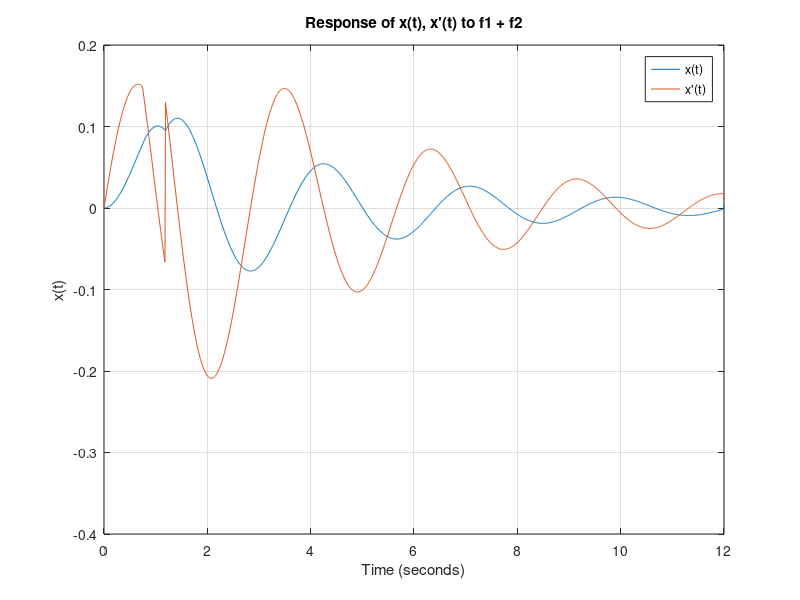
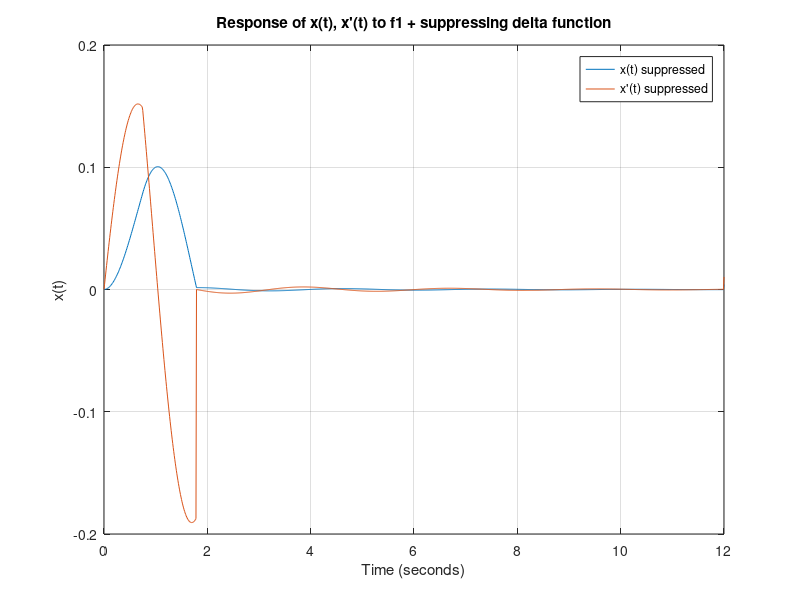

These figures' MATLAB source, in order:
%HW 2.4
%Transient Response Analysis with MATLAB
%Odlum, Geoffrey; Rothberg, Benjamin; McCall, Troy
%
close all
clear all
clc

%--------------------------------------------------------------------------

%Define System Variables
m = 10;                         %Mass
c = 5;                          %Damping Constant
k = 50;                         %Spring Constant

freq_nat = sqrt(k/m);           %Natural Frequency
T_nat = 2*pi/freq_nat;          %Natural Period

imp = 4 * 0.75;                 %Magnitude of Impulse
t_step = 0.01;                  %step for time vectors
t_max = 12;                     %we want response from 0 to 12s

%--------------------------------------------------------------------------

%PART 1 : response x(t)
%Define System in Terms of Transfer Function
num = [1];
den = [m,c,k];
sys = tf(num, den);

%Response of System
t_pulse = 0.75;                 %Duration of Pulse
t = [0:t_step:t_max];           %Create time vector
f = 0*t;                        %Create Zero Vector from t

%Populate Zero Vector with impulse divided by pulse duration
for idx = 1:t_pulse/t_step
    f(idx) = imp/t_pulse;       
end

x_pulse = lsim(sys,f,t);        %Compute Response of System

%Compute Response of System Using Delta Funciton
d_imp = 2;                          %delta impulse magnitude
dt = 1.2;                           %delta impulse time
x_delta = d_imp*impulse(sys,t);     %delta function
x_delta_1 = 0*x_delta;              %vector for shifted delta function

%loop populates x_delta_1 with values from x_delta, shifted 1.2s
for idx = (dt/t_step):(t_max/t_step)    
    x_delta_1(idx) = x_delta(idx - dt/t_step + 1);
end

%total displacement response is sum of individual responses
x_tot = x_delta_1 + x_pulse;

%--------------------------------------------------------------------------

%PART 2 : response x'(t)
%compute the velocity response of the system
%Define System in Terms of Transfer Function
num_1 = [1,0];
den_1 = [m,c,k];
sys_1 = tf(num_1, den_1);

v_pulse = lsim(sys_1,f,t);        %Compute Response of System

%Compute Response of System Using Delta Funciton
v_delta = d_imp*impulse(sys_1,t);   %delta function
v_delta_1 = 0*v_delta;              %vector for shifted delta function

%for loop to populate v_delta_1 vector with values shifted 1.2s
for idx = (dt/t_step):(t_max/t_step)
    v_delta_1(idx) = v_delta(idx - dt/t_step + 1);
end

%total velocity response is sum of individual responses
v_tot = v_delta_1 + v_pulse;

%--------------------------------------------------------------------------

%PART B : suppressing responses x(t) and x'(t) due to initial pulse
%first step is to find one of the zeros of response x(t)

%loop populates x_delta_1 with values from x_delta, shifted 1.2s
v_pulse_1 = v_pulse;
for idx = 1:(t_pulse/t_step)    
    v_pulse_1(idx) = 0;
end

%find the first instance after t = 0.75s where x(t) = 0

%while loop searches through x_pulse response until x drops below 0
idx = 2;
while x_pulse(idx) > 0
    idx = idx + 1;
end

%suppressing time is set
t_min = idx - 1;

%suppressing velocity is determined
v_max = v_pulse(t_min);

%determine magnitude of momentum at this point
%MV = FT = I; 
%imp_sup is the magnitude of the impulse needed to suppress motion
imp_sup = -v_max * m;

%--------------------------------------------------------------------------

%Compute Response of System Using Delta Function
%x(t) response
x_sup = imp_sup*impulse(sys,t);       %delta function
x_sup_1 = 0*x_sup;              %vector for shifted delta function

%loop populates x_sup_1 with values from x_sup, shifted t_min s
for idx = (t_min):(t_max/t_step)    
    x_sup_1(idx) = x_sup(idx - t_min + 1);
end

%total displacement response is sum of individual responses
x_tot_sup = x_sup_1 + x_pulse;

%x'(t) response
%Compute Response of System Using Delta Funciton
v_sup = imp_sup*impulse(sys_1,t);   %delta function
v_sup_1 = 0*v_delta;              %vector for shifted delta function

%for loop to populate v_delta_1 vector with values shifted 1.2s
for idx = (t_min):(t_max/t_step)
    v_sup_1(idx) = v_sup(idx - t_min + 1);
end

%total velocity response is sum of individual responses
v_tot_sup = v_sup_1 + v_pulse;
%--------------------------------------------------------------------------

%CONCLUSION : graphing A and B
%Graph Responses
figure(1)   %part A
plot(t,x_tot,t,v_tot)
    grid;
    title('Response of x(t), x''(t) to f1 + f2');
    xlabel('Time (seconds)');
    ylabel('x(t)');
    legend('x(t)', 'x''(t)');

figure(2)   %part B
plot(t,x_tot_sup,t,v_tot_sup)
    grid;
    title('Response of x(t), x''(t) to f1 + suppressing delta function');
    xlabel('Time (seconds)');
    ylabel('x(t)');
    legend('x(t) suppressed', 'x''(t) suppressed');
    
    